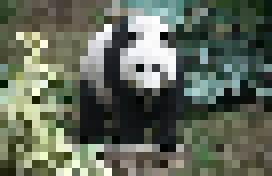
#> input picture picture1.jpg, 272 x 176 px
$ python sobel.py   (older library calls are emulated)
#> lines starting #> are read from the running program, lines starting #| are printed output that depends on the picture
# Sobel Edge Detection
import cv2

try:
    img = cv2.imread('picture1.jpg')
#> img is the input picture: shape (176, 272, 3); mean B, G, R 90.6, 105, 97.5
    gray = cv2.cvtColor(img, cv2.COLOR_BGR2GRAY)
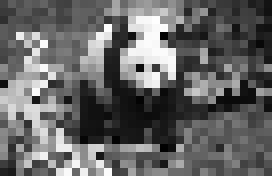
#> gray: shape (176, 272); min 1, max 254, mean 101.1
    img_gaussian = cv2.GaussianBlur(gray, (3, 3), 0)
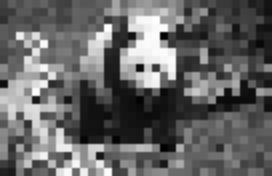
#> img_gaussian: shape (176, 272); min 1, max 254, mean 101.2
except Exception as e:
    print(str(e))

img_sobelx = cv2.Sobel(img_gaussian,cv2.CV_8U,1,0,ksize=5)
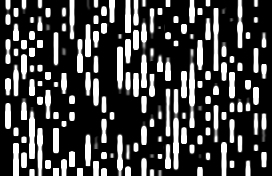
#> img_sobelx: shape (176, 272); min 0, max 255, mean 67.8
img_sobely = cv2.Sobel(img_gaussian,cv2.CV_8U,0,1,ksize=5)
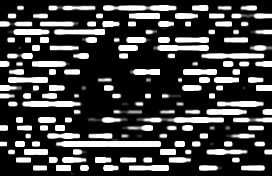
#> img_sobely: shape (176, 272); min 0, max 255, mean 66.8
img_sobel = img_sobelx + img_sobely
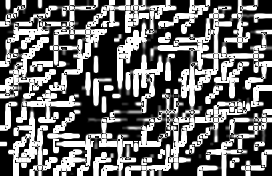
#> img_sobel: shape (176, 272); min 0, max 255, mean 105.4

cv2.imshow('Sobel X', img_sobelx)
cv2.waitKey(0)

cv2.imshow('Sobel Y', img_sobely)
cv2.waitKey(0)

cv2.imshow('Sobel X Y using Sobel() function', img_sobel)
cv2.waitKey(0)

$ run again, with foti.png saved as picture1.jpg
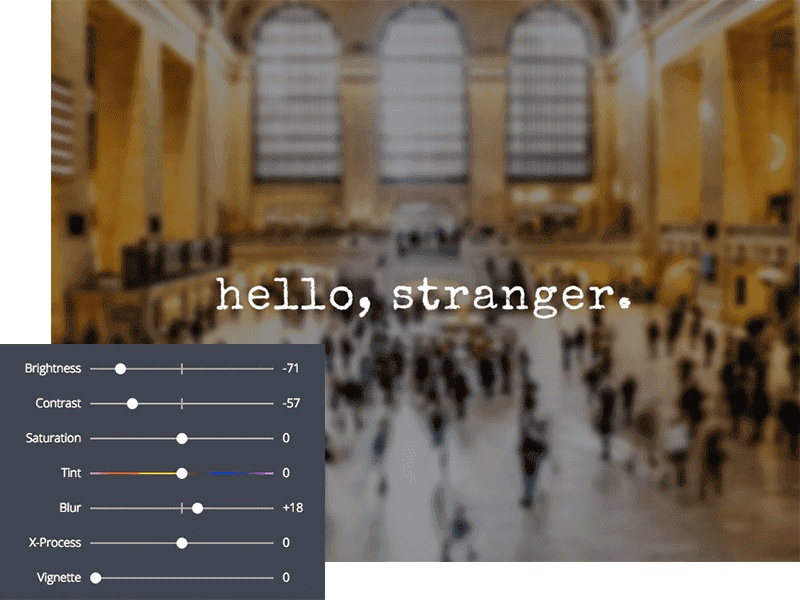
#> input picture foti.png, 800 x 600 px
#> img is the input picture: shape (600, 800, 3); mean B, G, R 89, 102.2, 113.9
#> `img_sobelx = cv2.Sobel(img_gaussian,cv2.CV_8U,1,0,ksize=5)`:
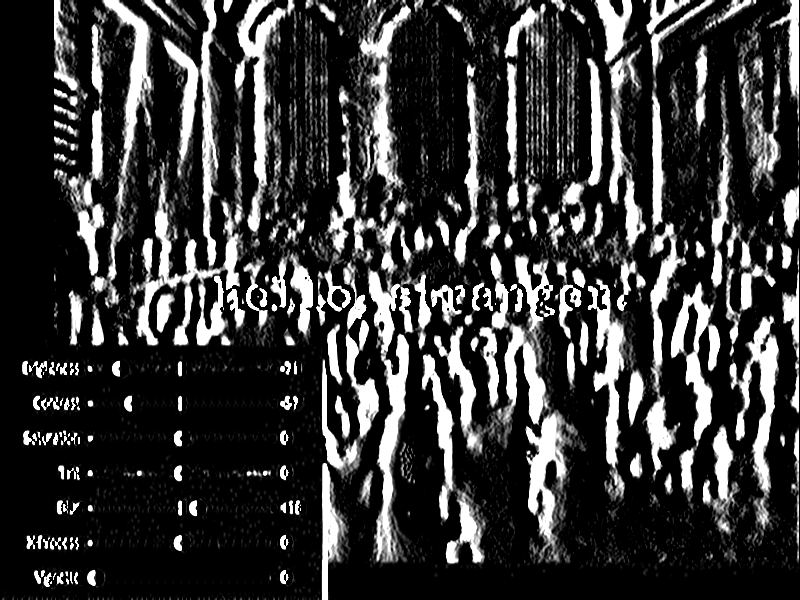
#> img_sobelx: shape (600, 800); min 0, max 255, mean 55.8
#> `img_sobel = img_sobelx + img_sobely`:
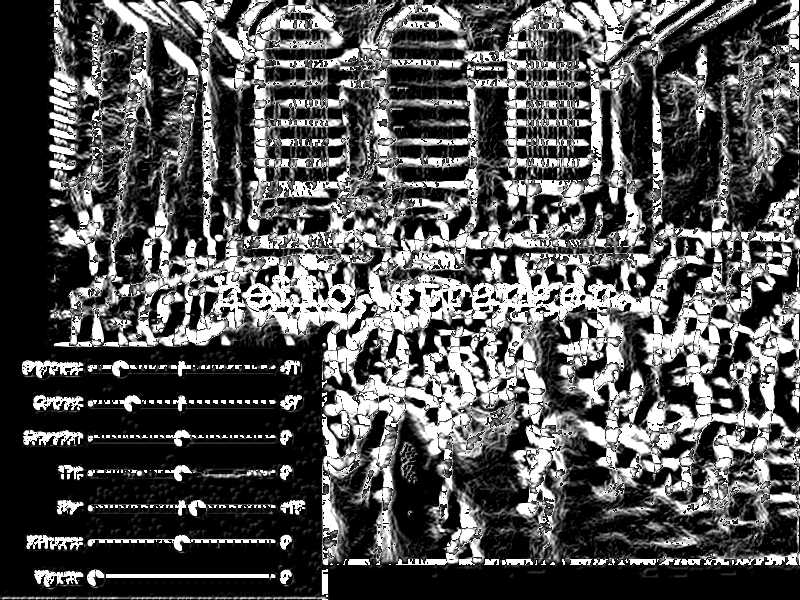
#> img_sobel: shape (600, 800); min 0, max 255, mean 83
